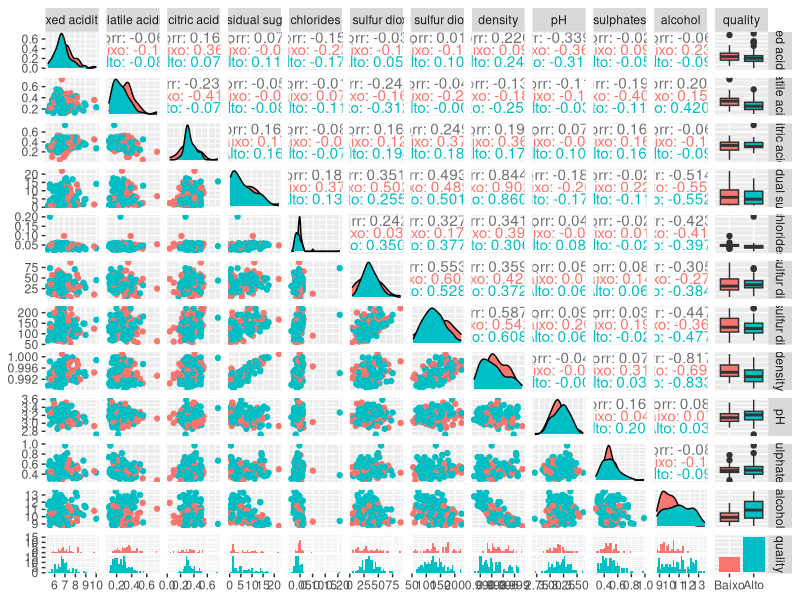

Here is the R script that generated this plot: (Note: this script raises an error after producing the figure.)
# Wine Quality Data Set - White

# O conjunto de dados pode ser obtido a partir do link [Wine Quality Data Set](https://archive.ics.uci.edu/ml/datasets/Wine+Quality) . Os dados são relativos a diversas características de vinho e a sua qualidade.

# The two datasets are related to red and white variants of the Portuguese “Vinho Verde” wine. 
# For more details, consult: [Web Link] or the reference [Cortez et al., 2009].

# Preditoras

# -- fixed acidity
# -- volatile acidity
# -- citric acid
# -- residual sugar
# -- chlorides
# -- free sulfur dioxide
# -- total sulfur dioxide
# -- density
# -- pH
# -- sulphates
# -- alcohol


# **Resposta**

# -- quality (score between 0 and 10)


library(tidyverse)
library(skimr)
library(GGally)
library(pROC)
library(class)

dados_raw <- read_csv2("winequality-white.csv")


# criar classes -----------------------------------------------------------

dados <- dados_raw %>% 
          mutate(quality = factor(ifelse(quality >= 6, "Alto", "Baixo"), 
                                  levels = c("Baixo", "Alto")))



# análise descritiva ------------------------------------------------------

skim(dados)

dados %>%
    sample_frac(0.03) %>% 
    ggpairs(aes(colour = quality)) 


dados %>%
  ggpairs(colour = quality)


# regressão logística ----------------------------------------------------

fit_logistica <- glm(quality ~ ., family = "binomial", data = dados)

summary(fit_logistica)



# medidas de desempenho ---------------------------------------------------

cortes <- seq(0.01, 0.99, 0.01)

resultados <- tibble(cortes = cortes, 
                     sensibilidade = NA, 
                     especificidade = NA, 
                     vpp = NA, 
                     vpn = NA)

probabilidade <- predict(fit_logistica, dados, type = "response")


for(i in 1:nrow(resultados)){

  resultados$sensibilidade[i] <- sum(probabilidade >= resultados$cortes[i] & dados$quality == "Alto") / sum(dados$quality == "Alto")
  
  resultados$especificidade[i] <- sum(probabilidade < resultados$cortes[i] & dados$quality == "Baixo") / sum(dados$quality == "Baixo")
  
  resultados$vpp[i] <- sum(probabilidade >= resultados$cortes[i] & dados$quality == "Alto") / sum(probabilidade >= resultados$cortes[i])
  
  resultados$vpn[i] <- sum(probabilidade < resultados$cortes[i] & dados$quality == "Baixo") / sum(probabilidade  < resultados$cortes[i])
  
}

resultados %>% 
  head()
    


# curva ROC ---------------------------------------------------------------

resultados %>% 
  mutate(falso_negativo = 1 - especificidade) %>% 
  ggplot(aes(falso_negativo, sensibilidade)) + 
    geom_step(direction = "vh", size = 1, color = "blue") + 
    geom_abline(intercept = 0, slope = 1, col = "grey", linetype = "dashed", size = 2) + 
    ylab("Sensibilidade") + xlab("1 - especificidade")


# medidas de desempenho ---------------------------------------------------

resultados %>% 
  pivot_longer(-cortes, values_to = "proporcao") %>% 
  ggplot(aes(cortes, proporcao, group = name, color = name)) + 
    geom_line(size = 1.2)




# treinamento e teste -----------------------------------------------------

set.seed(123)

treino <- sample(nrow(dados), .80*nrow(dados), replace = FALSE)

dados_tr   <- dados[ treino,]
dados_test <- dados[-treino,]


# modelo com dados de treinamento

fit_tr <- glm(quality ~ ., family = "binomial", data = dados_tr)

# probabilidades

prob_test <- predict(fit_tr, dados_test, type = "response")

# organizando em um tibble

estimativas_test <- tibble(observado = dados_test$quality, 
                           probabilidade = prob_test)


# curva ROC

roc_fit <- estimativas_test %>% 
            roc(response = observado, predictor = probabilidade)

roc_fit

plot(roc_fit)

# comparando os resultados para diferentes cortes 

coords(roc_fit, x = c(.60, .70), ret = "all", transpose = FALSE) %>% 
  mutate(metodo = "logistica")

?coords


# Modelo KNN --------------------------------------------------------------

# Segmentando a base em treino e teste

X_tr   <- dados_tr %>% 
            select(-quality)

X_test <- dados_test %>% 
            select(-quality)

y_tr   <- dados_tr$quality

y_test <- dados_test$quality


# ajustando o modelo

fit_knn <- knn(train = X_tr, 
               test = X_test, 
               cl = y_tr, 
               k = 150, 
               prob = TRUE)

# obtendo as probabilidades

prob_knn <- attr(fit_knn, "prob")


# criando uma base de dados com os resultados observados e as probabilidades associadas

estimativas_knn <- tibble(observado = dados_test$quality, 
                          probabilidade = prob_knn)


# criando a curva ROC

roc_knn <- estimativas_knn %>% 
             roc(response = observado, predictor = probabilidade)

roc_knn

plot(roc_knn, print.auc = TRUE, col = "red")




# Modelo KNN com medidas padronizadas -------------------------------------

# padronizando os dados

X_tr_pad   <- scale(X_tr)

X_test_pad <- scale(X_test, 
                    center = attr(X_tr_pad, "scaled:center"), 
                    scale = attr(X_tr_pad, "scaled:scale"))
 
# ajustando o modelo

fit_knnPad <- knn(train = X_tr_pad, 
                  test = X_test_pad, 
                  cl = y_tr, 
                  k = 150, 
                  prob = TRUE)

# obtendo as probabilidades

prob_knnPad <- attr(fit_knnPad, "prob")


# criando uma base de dados com os resultados observados e as probabilidades associadas

estimativas_knnPad <- tibble(observado = dados_test$quality, 
                             probabilidade = prob_knnPad)

# criando a curva ROC

roc_knnPad <- estimativas_knnPad %>% 
                    roc(response = observado, predictor = probabilidade)

roc_knnPad

plot(roc_knnPad, print.auc = TRUE, col = "purple")



## Comparação dos modelos

plot(roc_fit, print.auc = TRUE, print.auc.x = .5, print.auc.y = .4)
plot(roc_knn, add = TRUE, print.auc = TRUE, print.auc.x = .5, print.auc.y = .3, col = "red")
plot(roc_knnPad, add = TRUE, print.auc = TRUE, print.auc.x = .5, print.auc.y = .2, col = "purple")
legend("bottomright", c("Logística", "KNN", "KNN pad"), 
       lty = 1, lwd = 2, col = c("black", "red", "purple"))



plot(roc_fit, print.auc = TRUE, print.auc.x = .5, print.auc.y = .4, legacy.axes = TRUE)
plot(roc_knn, add = TRUE, print.auc = TRUE, print.auc.x = .5, print.auc.y = .3, col = "red", legacy.axes = TRUE)
plot(roc_knnPad, add = TRUE, print.auc = TRUE, print.auc.x = .5, print.auc.y = .2, col = "purple", legacy.axes = TRUE)
legend("bottomright", c("Logística", "KNN", "KNN pad"), 
       lty = 1, lwd = 2, col = c("black", "red", "purple"))


